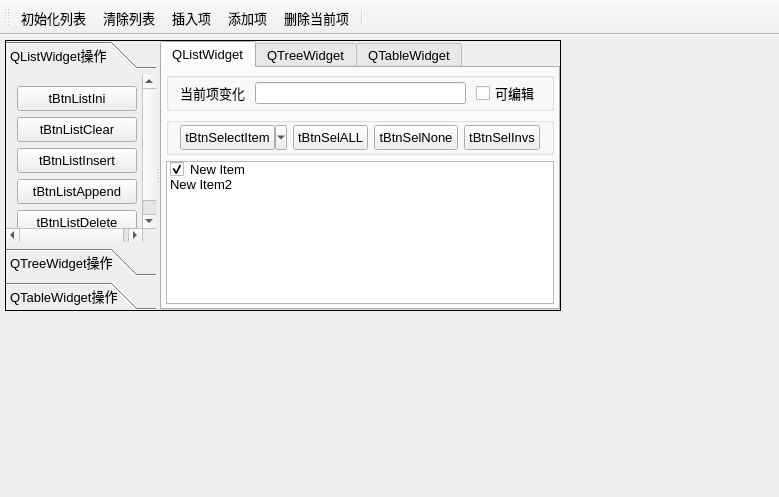
<?xml version="1.0" encoding="UTF-8"?>
<ui version="4.0">
 <class>MainWindow</class>
 <widget class="QMainWindow" name="MainWindow">
  <property name="geometry">
   <rect>
    <x>0</x>
    <y>0</y>
    <width>779</width>
    <height>497</height>
   </rect>
  </property>
  <property name="font">
   <font>
    <pointsize>10</pointsize>
   </font>
  </property>
  <property name="windowTitle">
   <string>QListWidget的使用</string>
  </property>
  <widget class="QWidget" name="centralWidget">
   <widget class="QSplitter" name="splitter">
    <property name="geometry">
     <rect>
      <x>5</x>
      <y>5</y>
      <width>556</width>
      <height>271</height>
     </rect>
    </property>
    <property name="frameShape">
     <enum>QFrame::Box</enum>
    </property>
    <property name="frameShadow">
     <enum>QFrame::Plain</enum>
    </property>
    <property name="lineWidth">
     <number>1</number>
    </property>
    <property name="midLineWidth">
     <number>3</number>
    </property>
    <property name="orientation">
     <enum>Qt::Horizontal</enum>
    </property>
    <property name="opaqueResize">
     <bool>true</bool>
    </property>
    <widget class="QToolBox" name="toolBox">
     <property name="minimumSize">
      <size>
       <width>150</width>
       <height>0</height>
      </size>
     </property>
     <property name="maximumSize">
      <size>
       <width>300</width>
       <height>16777215</height>
      </size>
     </property>
     <property name="currentIndex">
      <number>0</number>
     </property>
     <widget class="QWidget" name="page">
      <property name="geometry">
       <rect>
        <x>0</x>
        <y>0</y>
        <width>150</width>
        <height>179</height>
       </rect>
      </property>
      <attribute name="icon">
       <iconset resource="res.qrc">
        <normaloff>:/images/icons/410.bmp</normaloff>:/images/icons/410.bmp</iconset>
      </attribute>
      <attribute name="label">
       <string>QListWidget操作</string>
      </attribute>
      <layout class="QGridLayout" name="gridLayout">
       <item row="0" column="0">
        <widget class="QToolButton" name="tBtnListIni">
         <property name="minimumSize">
          <size>
           <width>120</width>
           <height>25</height>
          </size>
         </property>
         <property name="text">
          <string>tBtnListIni</string>
         </property>
         <property name="popupMode">
          <enum>QToolButton::DelayedPopup</enum>
         </property>
         <property name="toolButtonStyle">
          <enum>Qt::ToolButtonTextBesideIcon</enum>
         </property>
         <property name="autoRaise">
          <bool>false</bool>
         </property>
         <property name="arrowType">
          <enum>Qt::NoArrow</enum>
         </property>
        </widget>
       </item>
       <item row="1" column="0">
        <widget class="QToolButton" name="tBtnListClear">
         <property name="minimumSize">
          <size>
           <width>120</width>
           <height>25</height>
          </size>
         </property>
         <property name="text">
          <string>tBtnListClear</string>
         </property>
         <property name="toolButtonStyle">
          <enum>Qt::ToolButtonTextBesideIcon</enum>
         </property>
        </widget>
       </item>
       <item row="2" column="0">
        <widget class="QToolButton" name="tBtnListInsert">
         <property name="minimumSize">
          <size>
           <width>120</width>
           <height>25</height>
          </size>
         </property>
         <property name="text">
          <string>tBtnListInsert</string>
         </property>
         <property name="toolButtonStyle">
          <enum>Qt::ToolButtonTextBesideIcon</enum>
         </property>
        </widget>
       </item>
       <item row="3" column="0">
        <widget class="QToolButton" name="tBtnListAppend">
         <property name="minimumSize">
          <size>
           <width>120</width>
           <height>25</height>
          </size>
         </property>
         <property name="text">
          <string>tBtnListAppend</string>
         </property>
         <property name="toolButtonStyle">
          <enum>Qt::ToolButtonTextBesideIcon</enum>
         </property>
        </widget>
       </item>
       <item row="4" column="0">
        <widget class="QToolButton" name="tBtnListDelete">
         <property name="minimumSize">
          <size>
           <width>120</width>
           <height>25</height>
          </size>
         </property>
         <property name="text">
          <string>tBtnListDelete</string>
         </property>
         <property name="toolButtonStyle">
          <enum>Qt::ToolButtonTextBesideIcon</enum>
         </property>
        </widget>
       </item>
      </layout>
     </widget>
     <widget class="QWidget" name="page_2">
      <property name="geometry">
       <rect>
        <x>0</x>
        <y>0</y>
        <width>150</width>
        <height>179</height>
       </rect>
      </property>
      <attribute name="icon">
       <iconset resource="res.qrc">
        <normaloff>:/images/icons/408.bmp</normaloff>:/images/icons/408.bmp</iconset>
      </attribute>
      <attribute name="label">
       <string>QTreeWidget操作</string>
      </attribute>
      <layout class="QVBoxLayout" name="verticalLayout_4">
       <item>
        <widget class="QGroupBox" name="groupBox_4">
         <property name="title">
          <string>GroupBox</string>
         </property>
         <layout class="QVBoxLayout" name="verticalLayout_3">
          <item>
           <widget class="QLabel" name="label_2">
            <property name="text">
             <string>TextLabel</string>
            </property>
           </widget>
          </item>
          <item>
           <widget class="QLineEdit" name="lineEdit"/>
          </item>
          <item>
           <widget class="QSpinBox" name="spinBox"/>
          </item>
         </layout>
        </widget>
       </item>
       <item>
        <spacer name="verticalSpacer">
         <property name="orientation">
          <enum>Qt::Vertical</enum>
         </property>
         <property name="sizeHint" stdset="0">
          <size>
           <width>20</width>
           <height>119</height>
          </size>
         </property>
        </spacer>
       </item>
      </layout>
     </widget>
     <widget class="QWidget" name="page_3">
      <property name="geometry">
       <rect>
        <x>0</x>
        <y>0</y>
        <width>150</width>
        <height>179</height>
       </rect>
      </property>
      <attribute name="icon">
       <iconset resource="res.qrc">
        <normaloff>:/images/icons/412.bmp</normaloff>:/images/icons/412.bmp</iconset>
      </attribute>
      <attribute name="label">
       <string>QTableWidget操作</string>
      </attribute>
     </widget>
    </widget>
    <widget class="QTabWidget" name="tabWidget">
     <property name="tabPosition">
      <enum>QTabWidget::North</enum>
     </property>
     <property name="tabShape">
      <enum>QTabWidget::Rounded</enum>
     </property>
     <property name="currentIndex">
      <number>0</number>
     </property>
     <property name="elideMode">
      <enum>Qt::ElideLeft</enum>
     </property>
     <widget class="QWidget" name="tab_3">
      <attribute name="title">
       <string>QListWidget</string>
      </attribute>
      <layout class="QVBoxLayout" name="verticalLayout">
       <property name="leftMargin">
        <number>4</number>
       </property>
       <property name="topMargin">
        <number>4</number>
       </property>
       <property name="rightMargin">
        <number>4</number>
       </property>
       <property name="bottomMargin">
        <number>4</number>
       </property>
       <item>
        <widget class="QGroupBox" name="groupBox">
         <property name="title">
          <string/>
         </property>
         <layout class="QHBoxLayout" name="horizontalLayout">
          <property name="spacing">
           <number>10</number>
          </property>
          <property name="topMargin">
           <number>2</number>
          </property>
          <property name="bottomMargin">
           <number>2</number>
          </property>
          <item>
           <widget class="QLabel" name="label">
            <property name="text">
             <string>当前项变化</string>
            </property>
           </widget>
          </item>
          <item>
           <widget class="QLineEdit" name="editCutItemText">
            <property name="styleSheet">
             <string notr="true">color: rgb(0, 0, 255);</string>
            </property>
            <property name="clearButtonEnabled">
             <bool>false</bool>
            </property>
           </widget>
          </item>
          <item>
           <widget class="QCheckBox" name="chkBoxListEditable">
            <property name="text">
             <string>可编辑</string>
            </property>
           </widget>
          </item>
         </layout>
        </widget>
       </item>
       <item>
        <widget class="QGroupBox" name="groupBox_2">
         <property name="title">
          <string/>
         </property>
         <layout class="QHBoxLayout" name="horizontalLayout_2">
          <property name="topMargin">
           <number>2</number>
          </property>
          <property name="bottomMargin">
           <number>2</number>
          </property>
          <item>
           <widget class="QToolButton" name="tBtnSelectItem">
            <property name="minimumSize">
             <size>
              <width>100</width>
              <height>25</height>
             </size>
            </property>
            <property name="text">
             <string>tBtnSelectItem</string>
            </property>
            <property name="popupMode">
             <enum>QToolButton::MenuButtonPopup</enum>
            </property>
            <property name="toolButtonStyle">
             <enum>Qt::ToolButtonTextBesideIcon</enum>
            </property>
           </widget>
          </item>
          <item>
           <widget class="QToolButton" name="tBtnSelALL">
            <property name="minimumSize">
             <size>
              <width>70</width>
              <height>25</height>
             </size>
            </property>
            <property name="text">
             <string>tBtnSelALL</string>
            </property>
           </widget>
          </item>
          <item>
           <widget class="QToolButton" name="tBtnSelNone">
            <property name="minimumSize">
             <size>
              <width>70</width>
              <height>25</height>
             </size>
            </property>
            <property name="text">
             <string>tBtnSelNone</string>
            </property>
           </widget>
          </item>
          <item>
           <widget class="QToolButton" name="tBtnSelInvs">
            <property name="minimumSize">
             <size>
              <width>70</width>
              <height>25</height>
             </size>
            </property>
            <property name="text">
             <string>tBtnSelInvs</string>
            </property>
           </widget>
          </item>
         </layout>
        </widget>
       </item>
       <item>
        <widget class="QListWidget" name="listWidget">
         <property name="contextMenuPolicy">
          <enum>Qt::CustomContextMenu</enum>
         </property>
         <property name="layoutMode">
          <enum>QListView::SinglePass</enum>
         </property>
         <property name="viewMode">
          <enum>QListView::ListMode</enum>
         </property>
         <property name="selectionRectVisible">
          <bool>false</bool>
         </property>
         <item>
          <property name="text">
           <string>New Item</string>
          </property>
          <property name="checkState">
           <enum>Checked</enum>
          </property>
          <property name="icon">
           <iconset resource="res.qrc">
            <normaloff>:/images/icons/check2.ico</normaloff>:/images/icons/check2.ico</iconset>
          </property>
          <property name="flags">
           <set>ItemIsSelectable|ItemIsEditable|ItemIsDragEnabled|ItemIsUserCheckable|ItemIsEnabled</set>
          </property>
         </item>
         <item>
          <property name="text">
           <string>New Item2</string>
          </property>
          <property name="checkState">
           <enum>Unchecked</enum>
          </property>
          <property name="icon">
           <iconset resource="res.qrc">
            <normaloff>:/images/icons/check2.ico</normaloff>:/images/icons/check2.ico</iconset>
          </property>
          <property name="flags">
           <set>ItemIsSelectable|ItemIsEditable|ItemIsUserCheckable|ItemIsEnabled</set>
          </property>
         </item>
        </widget>
       </item>
      </layout>
     </widget>
     <widget class="QWidget" name="tab">
      <attribute name="title">
       <string>QTreeWidget</string>
      </attribute>
      <layout class="QVBoxLayout" name="verticalLayout_2">
       <item>
        <widget class="QGroupBox" name="groupBox_3">
         <property name="title">
          <string/>
         </property>
         <layout class="QHBoxLayout" name="horizontalLayout_3"/>
        </widget>
       </item>
      </layout>
     </widget>
     <widget class="QWidget" name="tab_2">
      <attribute name="title">
       <string>QTableWidget</string>
      </attribute>
     </widget>
    </widget>
   </widget>
  </widget>
  <widget class="QToolBar" name="mainToolBar">
   <property name="toolButtonStyle">
    <enum>Qt::ToolButtonTextUnderIcon</enum>
   </property>
   <attribute name="toolBarArea">
    <enum>TopToolBarArea</enum>
   </attribute>
   <attribute name="toolBarBreak">
    <bool>false</bool>
   </attribute>
   <addaction name="actListIni"/>
   <addaction name="actListClear"/>
   <addaction name="actListInsert"/>
   <addaction name="actListAppend"/>
   <addaction name="actListDelete"/>
   <addaction name="separator"/>
  </widget>
  <action name="actListIni">
   <property name="icon">
    <iconset resource="res.qrc">
     <normaloff>:/images/icons/128.bmp</normaloff>:/images/icons/128.bmp</iconset>
   </property>
   <property name="text">
    <string>初始化列表</string>
   </property>
   <property name="toolTip">
    <string>初始化列表</string>
   </property>
   <property name="shortcut">
    <string>Ctrl+I</string>
   </property>
  </action>
  <action name="actListClear">
   <property name="icon">
    <iconset resource="res.qrc">
     <normaloff>:/images/icons/delete1.bmp</normaloff>:/images/icons/delete1.bmp</iconset>
   </property>
   <property name="text">
    <string>清除列表</string>
   </property>
   <property name="toolTip">
    <string>清除列表</string>
   </property>
  </action>
  <action name="actListInsert">
   <property name="icon">
    <iconset resource="res.qrc">
     <normaloff>:/images/icons/424.bmp</normaloff>:/images/icons/424.bmp</iconset>
   </property>
   <property name="text">
    <string>插入项</string>
   </property>
   <property name="toolTip">
    <string>插入项</string>
   </property>
   <property name="shortcut">
    <string>Ctrl+S</string>
   </property>
  </action>
  <action name="actListAppend">
   <property name="icon">
    <iconset resource="res.qrc">
     <normaloff>:/images/icons/316.bmp</normaloff>:/images/icons/316.bmp</iconset>
   </property>
   <property name="text">
    <string>添加项</string>
   </property>
   <property name="toolTip">
    <string>添加项</string>
   </property>
   <property name="shortcut">
    <string>Ctrl+A</string>
   </property>
  </action>
  <action name="actListDelete">
   <property name="icon">
    <iconset resource="res.qrc">
     <normaloff>:/images/icons/324.bmp</normaloff>:/images/icons/324.bmp</iconset>
   </property>
   <property name="text">
    <string>删除当前项</string>
   </property>
   <property name="toolTip">
    <string>删除当前项</string>
   </property>
   <property name="shortcut">
    <string>Del</string>
   </property>
  </action>
  <action name="actSelALL">
   <property name="text">
    <string>全选</string>
   </property>
   <property name="toolTip">
    <string>全选</string>
   </property>
  </action>
  <action name="actSelNone">
   <property name="text">
    <string>全不选</string>
   </property>
   <property name="toolTip">
    <string>全不选</string>
   </property>
   <property name="menuRole">
    <enum>QAction::AboutRole</enum>
   </property>
  </action>
  <action name="actSelInvs">
   <property name="text">
    <string>反选</string>
   </property>
   <property name="toolTip">
    <string>反选</string>
   </property>
  </action>
  <action name="actQuit">
   <property name="icon">
    <iconset resource="res.qrc">
     <normaloff>:/images/icons/exit.bmp</normaloff>:/images/icons/exit.bmp</iconset>
   </property>
   <property name="text">
    <string>退出</string>
   </property>
   <property name="toolTip">
    <string>退出程序</string>
   </property>
  </action>
  <action name="actSelPopMenu">
   <property name="icon">
    <iconset resource="res.qrc">
     <normaloff>:/images/icons/124.bmp</normaloff>:/images/icons/124.bmp</iconset>
   </property>
   <property name="text">
    <string>项选择</string>
   </property>
   <property name="toolTip">
    <string>项选择</string>
   </property>
  </action>
 </widget>
 <layoutdefault spacing="6" margin="11"/>
 <resources>
  <include location="res.qrc"/>
 </resources>
 <connections>
  <connection>
   <sender>actQuit</sender>
   <signal>triggered()</signal>
   <receiver>MainWindow</receiver>
   <slot>close()</slot>
   <hints>
    <hint type="sourcelabel">
     <x>-1</x>
     <y>-1</y>
    </hint>
    <hint type="destinationlabel">
     <x>336</x>
     <y>220</y>
    </hint>
   </hints>
  </connection>
  <connection>
   <sender>actSelPopMenu</sender>
   <signal>triggered()</signal>
   <receiver>actSelInvs</receiver>
   <slot>trigger()</slot>
   <hints>
    <hint type="sourcelabel">
     <x>-1</x>
     <y>-1</y>
    </hint>
    <hint type="destinationlabel">
     <x>-1</x>
     <y>-1</y>
    </hint>
   </hints>
  </connection>
 </connections>
</ui>
